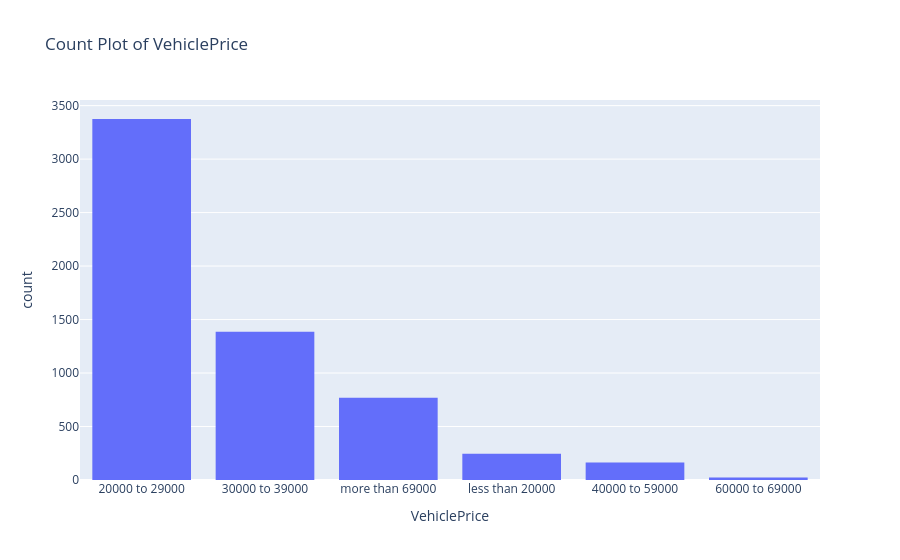

The notebook cell saved with this chart:
### Code cell
plot_count_plot(collision, 'VehiclePrice')

### Figure 1 — Plotly figure (JSON) as saved in the notebook; plotly's stock layout.template omitted (floating-point values rounded to 4 significant figures; data arrays with more than 128 entries replaced by an {"elided": "..."} marker saying what was removed)
{"data": [{"bingroup": "x", "hovertemplate": "VehiclePrice=%{x}<br>count=%{y}<extra></extra>", "legendgroup": "", "marker": {"color": "#636efa", "pattern": {"shape": ""}}, "name": "", "orientation": "v", "showlegend": false, "type": "histogram", "x": {"elided": "5962 str values"}, "xaxis": "x", "yaxis": "y"}], "layout": {"barmode": "relative", "legend": {"tracegroupgap": 0}, "title": {"text": "Count Plot of VehiclePrice"}, "xaxis": {"anchor": "y", "categoryarray": ["20000 to 29000", "30000 to 39000", "more than 69000", "less than 20000", "40000 to 59000", "60000 to 69000"], "categoryorder": "array", "domain": [0, 1], "title": {"text": "VehiclePrice"}}, "yaxis": {"anchor": "x", "domain": [0, 1], "title": {"text": "count"}}}}
